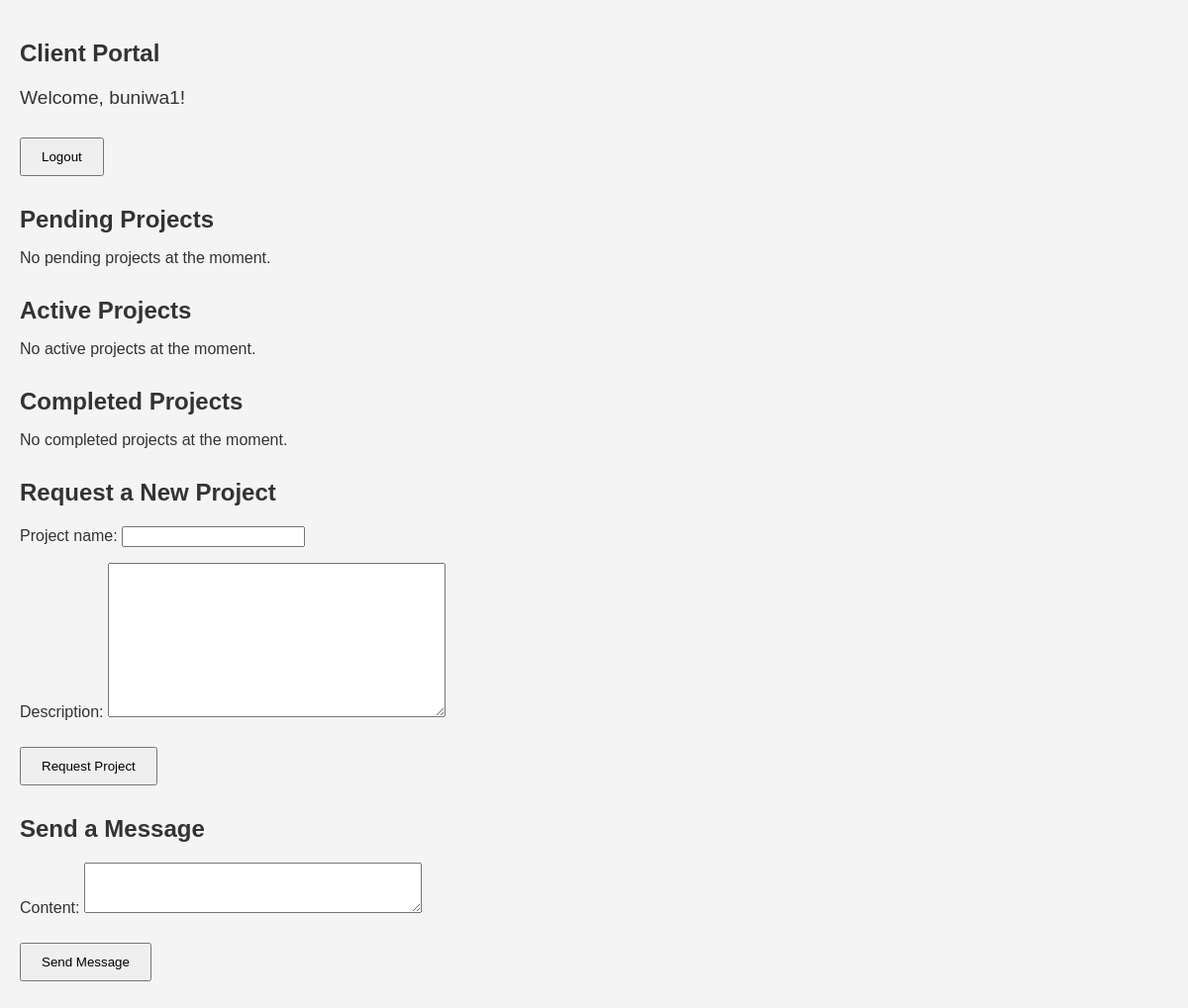
Before: /portal/ (signed in) with the older database file.
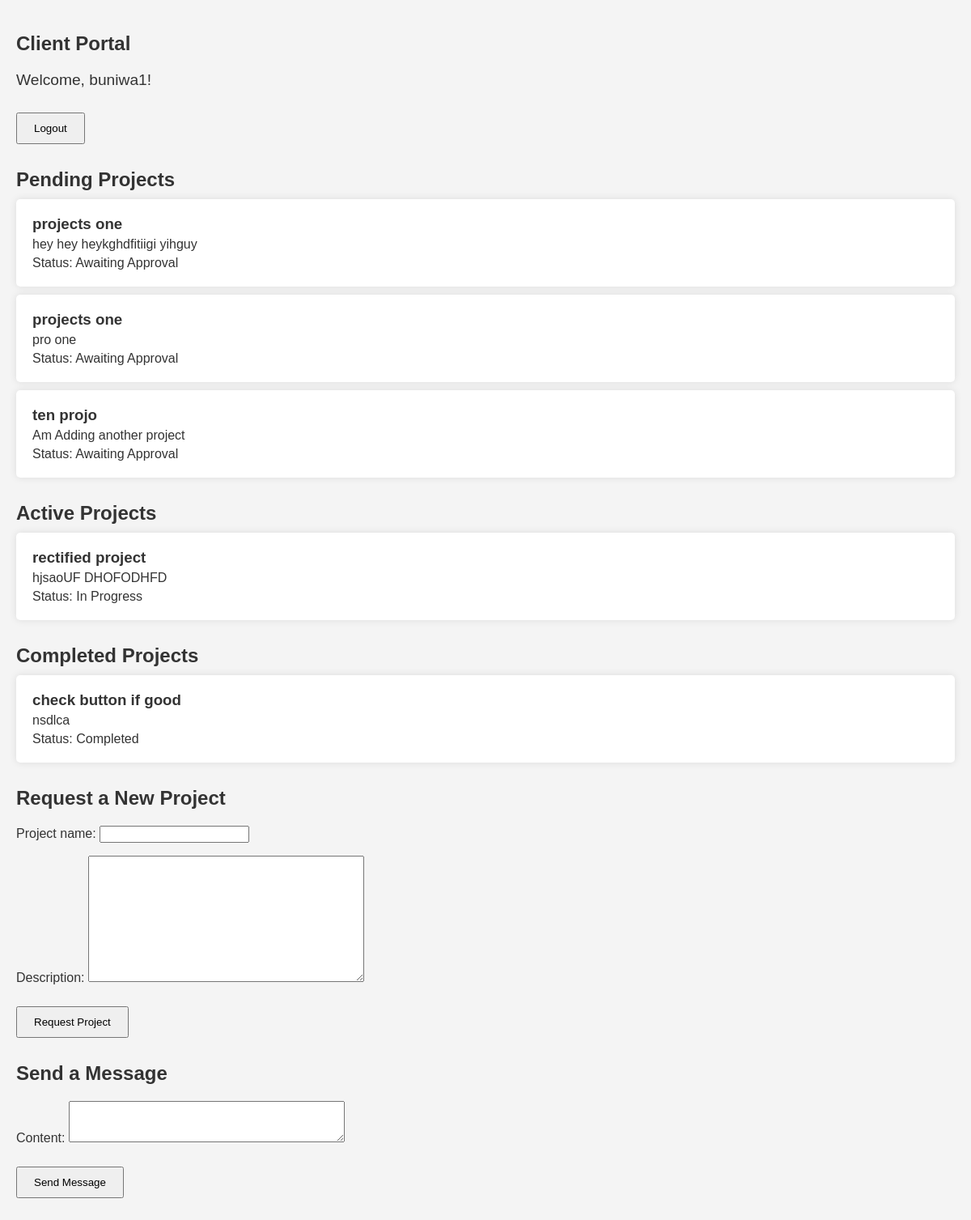
After: the same page with the newer database file.
### Portal/models.py (models this page shows, shortened)
class ProjectRequest(models.Model):
    user = models.ForeignKey(User, on_delete=models.CASCADE)
    project_name = models.CharField(max_length=100)
    description = models.TextField()
    status = models.CharField(max_length=20, choices=[('Requested', 'Requested'), ('In Progress', 'In Progress'), ('Completed', 'Completed')])

### Portal/views.py (the view)
# urls.py: path('', views.client_portal, name='client_portal'),
@login_required
def client_portal(request):
    if request.method == 'POST':
        form = ProjectRequestForm(request.POST)
        if form.is_valid():
            project_request = form.save(commit=False)
            project_request.user = request.user
            project_request.status = 'Requested'  # Set default status to 'Requested'
            project_request.save()
            return redirect('client_portal')  # Redirect to the same page after submitting the form
    else:
        form = ProjectRequestForm()
    pending_projects = ProjectRequest.objects.filter(user=request.user, status='Requested')  # Get projects with status 'Requested'
    active_projects = ProjectRequest.objects.filter(user=request.user, status='In Progress')  # Get projects with status 'In Progress'
    completed_projects = ProjectRequest.objects.filter(user=request.user, status='Completed')  # Get projects with status 'Completed'
    message_form = MessageForm(request.POST or None)
    if request.method == 'POST' and 'content' in request.POST:
        if message_form.is_valid():
            message = message_form.save(commit=False)
            message.user = request.user
            message.save()
            return redirect('client_portal')
    return render(request, 'Portal/client_portal.html', {
        'form': form,
        'message_form': message_form,
        'pending_projects': pending_projects,
        'active_projects': active_projects,
        'completed_projects': completed_projects,
        'user': request.user
    })

### Portal/forms.py
class ProjectRequestForm(forms.ModelForm):
    class Meta:
        model = ProjectRequest
        fields = ['project_name', 'description']

class MessageForm(forms.ModelForm):
    class Meta:
        model = Message
        fields = ['content']
        widgets = {
            'content': forms.Textarea(attrs={'rows': 3}),
        }

### Buniwa/context_processors.py (called while the page is built)
def profile_photo(request):
    if request.user.is_authenticated:
        user_details = UserDetails.objects.get(user=request.user)
        profile_photo_url = user_details.profile_photo.url if user_details.profile_photo else 'https://st3.depositphotos.com/15648834/17930/v/600/depositphotos_179308454-stock-illustration-unknown-person-silhouette-glasses-profile.jpg'
        return {'profile_photo_url': profile_photo_url}
    return {}

### Portal/templates/Portal/client_portal.html (shortened to what this page needs)
<!DOCTYPE html>
<html lang="en">
<head>
</head>
<body>
    <h2>Client Portal</h2>
    {% if user.is_authenticated %}
        <div class="welcome-message">
            <p>Welcome, {{ user.username }}!</p>
            <a href="{% url 'logout' %}"><button>Logout</button></a>
        </div>
        <div class="project-section">
            <h2>Pending Projects</h2>
            <div id="pending-projects">
                {% for project in pending_projects %}
                    <div class="project-card">
                        <h3>{{ project.project_name }}</h3>
                        <p>{{ project.description }}</p>
                        <p>Status: Awaiting Approval</p>
                    </div>
                {% empty %}
                    <p>No pending projects at the moment.</p>
                {% endfor %}
            </div>
        </div>
        <div class="project-section">
            <h2>Active Projects</h2>
            <div id="active-projects">
                {% for project in active_projects %}
                    <div class="project-card">
                        <h3>{{ project.project_name }}</h3>
                        <p>{{ project.description }}</p>
                        <p>Status: In Progress</p>
                    </div>
                {% empty %}
                    <p>No active projects at the moment.</p>
                {% endfor %}
            </div>
        </div>
        <div class="project-section">
            <h2>Completed Projects</h2>
            <div id="completed-projects">
                {% for project in completed_projects %}
                    <div class="project-card">
                        <h3>{{ project.project_name }}</h3>
                        <p>{{ project.description }}</p>
                        <p>Status: Completed</p>
                    </div>
                {% empty %}
                    <p>No completed projects at the moment.</p>
                {% endfor %}
            </div>
        </div>
        <h2>Request a New Project</h2>
        <form method="post" action="{% url 'client_portal' %}">
            {{ form.as_p }}
            <button type="submit">Request Project</button>
        </form>
        <h2>Send a Message</h2>
        <form method="post" action="{% url 'client_portal' %}">
            {{ message_form.as_p }}
            <button type="submit">Send Message</button>
        </form>
    {% else %}
        <div id="login-prompt">
            <p>Log in to see projects</p>
            <a href="{% url 'login' %}"><button>Login</button></a>
        </div>
    {% endif %}
</body>
</html>

Changed rows visible on the page:
now on this page (row edited): ProjectRequest: project_name "projects one", description "hey hey heykghdfitiigi yihguy", shown under "Pending Projects"
now on this page (row edited): ProjectRequest: project_name "projects one", description "pro one", shown under "Pending Projects"
now on this page (row edited): ProjectRequest: project_name "ten projo", description "Am Adding another project", shown under "Pending Projects"
added ProjectRequest: project_name "rectified project", description "hjsaoUF DHOFODHFD", shown under "Active Projects"
added ProjectRequest: project_name "check button if good", description "nsdlca", shown under "Completed Projects"
Other visible differences:
text no longer shown: "No pending projects at the moment. No active projects at the moment. No completed projects at the moment."
